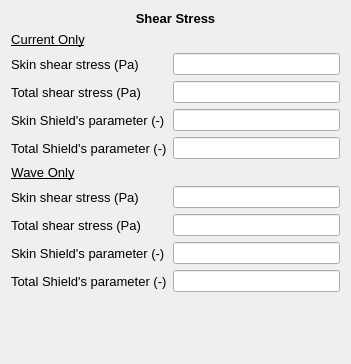
     <widget class="QWidget" name="formLayoutWidget_21">
      <property name="geometry">
       <rect>
        <x>410</x>
        <y>550</y>
        <width>351</width>
        <height>364</height>
       </rect>
      </property>
      <layout class="QFormLayout" name="formLayout_24">
       <item row="1" column="0" colspan="2">
        <widget class="QLabel" name="roughness_lbl_10">
         <property name="font">
          <font>
           <family>MS Shell Dlg 2</family>
           <pointsize>10</pointsize>
           <weight>75</weight>
           <bold>true</bold>
          </font>
         </property>
         <property name="text">
          <string>&lt;html&gt;&lt;head/&gt;&lt;body&gt;&lt;p align=&quot;center&quot;&gt;Shear Stress&lt;/p&gt;&lt;/body&gt;&lt;/html&gt;</string>
         </property>
        </widget>
       </item>
       <item row="2" column="0">
        <widget class="QLabel" name="roughness_lbl_11">
         <property name="font">
          <font>
           <family>MS Shell Dlg 2</family>
           <pointsize>10</pointsize>
           <weight>75</weight>
           <bold>true</bold>
          </font>
         </property>
         <property name="text">
          <string>&lt;html&gt;&lt;head/&gt;&lt;body&gt;&lt;p align=&quot;center&quot;&gt;&lt;span style=&quot; font-weight:400; text-decoration: underline;&quot;&gt;Current Only&lt;/span&gt;&lt;/p&gt;&lt;/body&gt;&lt;/html&gt;</string>
         </property>
        </widget>
       </item>
       <item row="3" column="0">
        <widget class="QLabel" name="skinShearCurrent_wpc_lbl">
         <property name="font">
          <font>
           <family>MS Shell Dlg 2</family>
           <pointsize>10</pointsize>
           <weight>50</weight>
           <bold>false</bold>
           <strikeout>false</strikeout>
           <kerning>true</kerning>
          </font>
         </property>
         <property name="text">
          <string>Skin shear stress (Pa)</string>
         </property>
        </widget>
       </item>
       <item row="3" column="1">
        <widget class="QLineEdit" name="skinShearCurrent_wpc_txt">
         <property name="readOnly">
          <bool>true</bool>
         </property>
        </widget>
       </item>
       <item row="4" column="0">
        <widget class="QLabel" name="totalShearCurrent_wpc_lbl">
         <property name="font">
          <font>
           <family>MS Shell Dlg 2</family>
           <pointsize>10</pointsize>
           <weight>50</weight>
           <bold>false</bold>
           <strikeout>false</strikeout>
           <kerning>true</kerning>
          </font>
         </property>
         <property name="text">
          <string>Total shear stress (Pa)</string>
         </property>
        </widget>
       </item>
       <item row="4" column="1">
        <widget class="QLineEdit" name="totalShearCurrent_wpc_txt">
         <property name="readOnly">
          <bool>true</bool>
         </property>
        </widget>
       </item>
       <item row="5" column="0">
        <widget class="QLabel" name="skinShieldsCurrent_wpc_lbl">
         <property name="font">
          <font>
           <family>MS Shell Dlg 2</family>
           <pointsize>10</pointsize>
           <weight>50</weight>
           <bold>false</bold>
           <strikeout>false</strikeout>
           <kerning>true</kerning>
          </font>
         </property>
         <property name="text">
          <string>Skin Shield's parameter (-)</string>
         </property>
        </widget>
       </item>
       <item row="5" column="1">
        <widget class="QLineEdit" name="skinShieldsCurrent_wpc_txt">
         <property name="readOnly">
          <bool>true</bool>
         </property>
        </widget>
       </item>
       <item row="6" column="0">
        <widget class="QLabel" name="totalShieldsCurrent_wpc_lbl">
         <property name="font">
          <font>
           <family>MS Shell Dlg 2</family>
           <pointsize>10</pointsize>
           <weight>50</weight>
           <bold>false</bold>
           <strikeout>false</strikeout>
           <kerning>true</kerning>
          </font>
         </property>
         <property name="text">
          <string>Total Shield's parameter (-)</string>
         </property>
        </widget>
       </item>
       <item row="6" column="1">
        <widget class="QLineEdit" name="totalShieldsCurrent_wpc_txt">
         <property name="readOnly">
          <bool>true</bool>
         </property>
        </widget>
       </item>
       <item row="7" column="0">
        <widget class="QLabel" name="roughness_lbl_9">
         <property name="font">
          <font>
           <family>MS Shell Dlg 2</family>
           <pointsize>10</pointsize>
           <weight>75</weight>
           <bold>true</bold>
          </font>
         </property>
         <property name="text">
          <string>&lt;html&gt;&lt;head/&gt;&lt;body&gt;&lt;p align=&quot;center&quot;&gt;&lt;span style=&quot; font-weight:400; text-decoration: underline;&quot;&gt;Wave Only&lt;/span&gt;&lt;/p&gt;&lt;/body&gt;&lt;/html&gt;</string>
         </property>
        </widget>
       </item>
       <item row="8" column="0">
        <widget class="QLabel" name="skinShearWave_wpc_lbl">
         <property name="font">
          <font>
           <family>MS Shell Dlg 2</family>
           <pointsize>10</pointsize>
           <weight>50</weight>
           <bold>false</bold>
           <strikeout>false</strikeout>
           <kerning>true</kerning>
          </font>
         </property>
         <property name="text">
          <string>Skin shear stress (Pa)</string>
         </property>
        </widget>
       </item>
       <item row="8" column="1">
        <widget class="QLineEdit" name="skinShearWave_wpc_txt">
         <property name="readOnly">
          <bool>true</bool>
         </property>
        </widget>
       </item>
       <item row="9" column="0">
        <widget class="QLabel" name="totalShearWave_wpc_lbl">
         <property name="font">
          <font>
           <family>MS Shell Dlg 2</family>
           <pointsize>10</pointsize>
           <weight>50</weight>
           <bold>false</bold>
           <strikeout>false</strikeout>
           <kerning>true</kerning>
          </font>
         </property>
         <property name="text">
          <string>Total shear stress (Pa)</string>
         </property>
        </widget>
       </item>
       <item row="9" column="1">
        <widget class="QLineEdit" name="totalShearWave_wpc_txt">
         <property name="readOnly">
          <bool>true</bool>
         </property>
        </widget>
       </item>
       <item row="10" column="0">
        <widget class="QLabel" name="skinShieldsWave_wpc_lbl">
         <property name="font">
          <font>
           <family>MS Shell Dlg 2</family>
           <pointsize>10</pointsize>
           <weight>50</weight>
           <bold>false</bold>
           <strikeout>false</strikeout>
           <kerning>true</kerning>
          </font>
         </property>
         <property name="text">
          <string>Skin Shield's parameter (-)</string>
         </property>
        </widget>
       </item>
       <item row="10" column="1">
        <widget class="QLineEdit" name="skinShieldsWave_wpc_txt">
         <property name="readOnly">
          <bool>true</bool>
         </property>
        </widget>
       </item>
       <item row="11" column="0">
        <widget class="QLabel" name="totalShieldsWave_wpc_lbl">
         <property name="font">
          <font>
           <family>MS Shell Dlg 2</family>
           <pointsize>10</pointsize>
           <weight>50</weight>
           <bold>false</bold>
           <strikeout>false</strikeout>
           <kerning>true</kerning>
          </font>
         </property>
         <property name="text">
          <string>Total Shield's parameter (-)</string>
         </property>
        </widget>
       </item>
       <item row="11" column="1">
        <widget class="QLineEdit" name="totalShieldsWave_wpc_txt">
         <property name="readOnly">
          <bool>true</bool>
         </property>
        </widget>
       </item>
      </layout>
     </widget>
